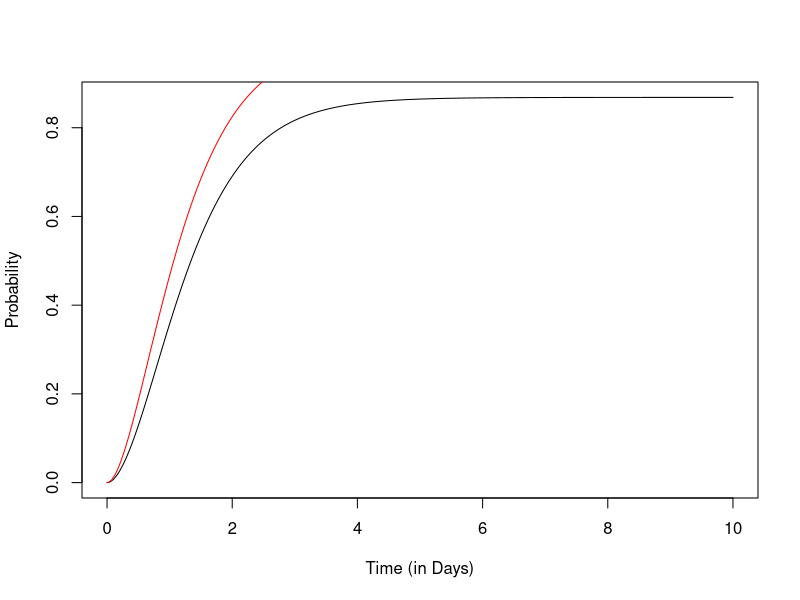
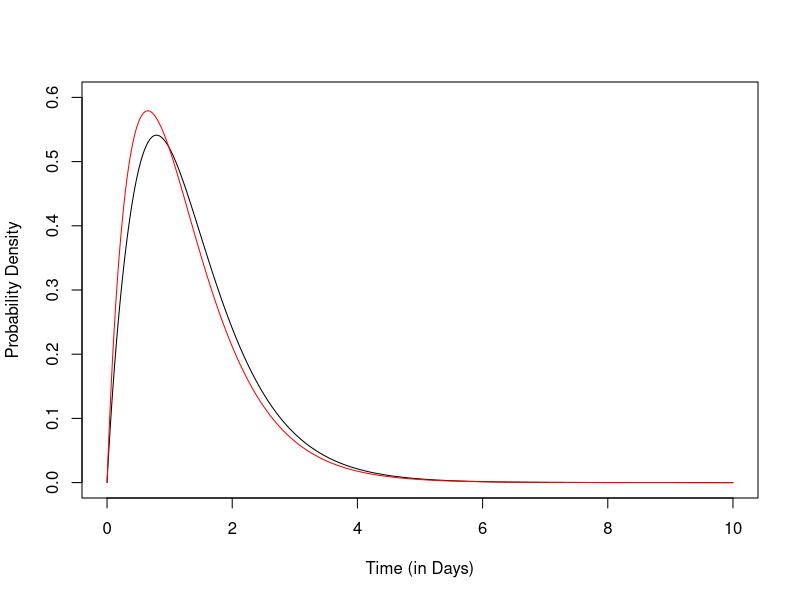

Write the R code that produced these figures, in order.
# Waiting Times
TF = 6/24 # 30 minutes
TB = 3/24   # 3 hours
TR = 18/24  # 18 hours
TL = 6/24 # 30 minutes
TO = 3/24   # 1 hour

# Transitions out of F
PFF = .15
PFB = .83/(1-PFF)
PFD = 1-PFB

tF = TF/(1-PFF)
rF = 1/tF

# Transitions out of B
PBB = .05
PBF = .15/(1-PBB)
PBR = .75/(1-PBB)
PBD = 1-PBF-PBR
tB = TB/(1-PBB)
rB = 1/tB

#Transitions out of L
PLL = .15
PLO = .83/(1-PLL)
PLD = 1-PLO
tL = TL/(1-PLL)
rL = 1/tL

#Transitions out of O
POO = .05
POL = .15/(1-POO)
POB = .3/(1-POO)
POF = .45/(1-POO)
POD = 1-POL-POB-POF
tO = TO/(1-POO)
rO = 1/tO

#Transitions out of R
PRR = 0
PRF = .05/(1-PRR)
PRB = .2/(1-PRR)
PRL = .4/(1-PRR)
PRO = .35/(1-PRR)
PRD = 1-PRF-PRB-PRL-PRO
tR = TR/(1-PRR)
rR = 1/tR

########### Infinitesimal Generator for Single Feeding Cycle, QI ###################

QI = matrix(c(-rR,0,0,0,0,0,rR*PRF,-rF,rB*PBF,0,rO*POF,0,rR*PRB,rF*PFB,-rB,0,rO*POB,0,rR*PRL,0,0,-rL,rO*POL,0,rR*PRO,0,0,rL*PLO,-rO,0,0,0,rB*PBR,0,0,0),nrow=6)

## define time vector, initial condition
dt = 10^-4
tfin = 10
t = seq(0,tfin,dt)
R = 0*t
R[1] = 0
D = 0*t
D[1] = 0
v0 = c(1,0,0,0,0,0)

## compute single matrix exponential; iterate by multiplying by this "time step" matrix 
## using semigroup property, ie exp(Q*(t+dt)) = exp(Q*t)*exp(Q*dt)

Qexp = expm::expm(QI*dt)
Q = Qexp
for(i in 2:length(t)){
  temp = v0%*%Q
  R[i] = temp[6]
  D[i] = 1-sum(temp)
  Q = Q%*%Qexp
}
PS = R[length(R)]
RR = R
plot(t,RR,type="l",ylab="Probability",xlab="Time (in Days)")
TS = sum(1-RR)*dt
TD = sum(1-D/(1-PS))*dt

lines(t,D/(1-PS),type="l",col="red")

dR = 0*R
dD = 0*D
for(i in 1:(length(R)-1)){
  dR[i] = (R[i+1]-R[i])/dt/PS
  dD[i] = (D[i+1]-D[i])/dt/(1-PS)
}
plot(t,dR,type="l", ylim=c(0,.6),ylab="Probability Density",xlab="Time (in Days)")
#abline(v = TS)
lines(t,dD,type="l",col="red")
#abline(v = TD,col="red")
